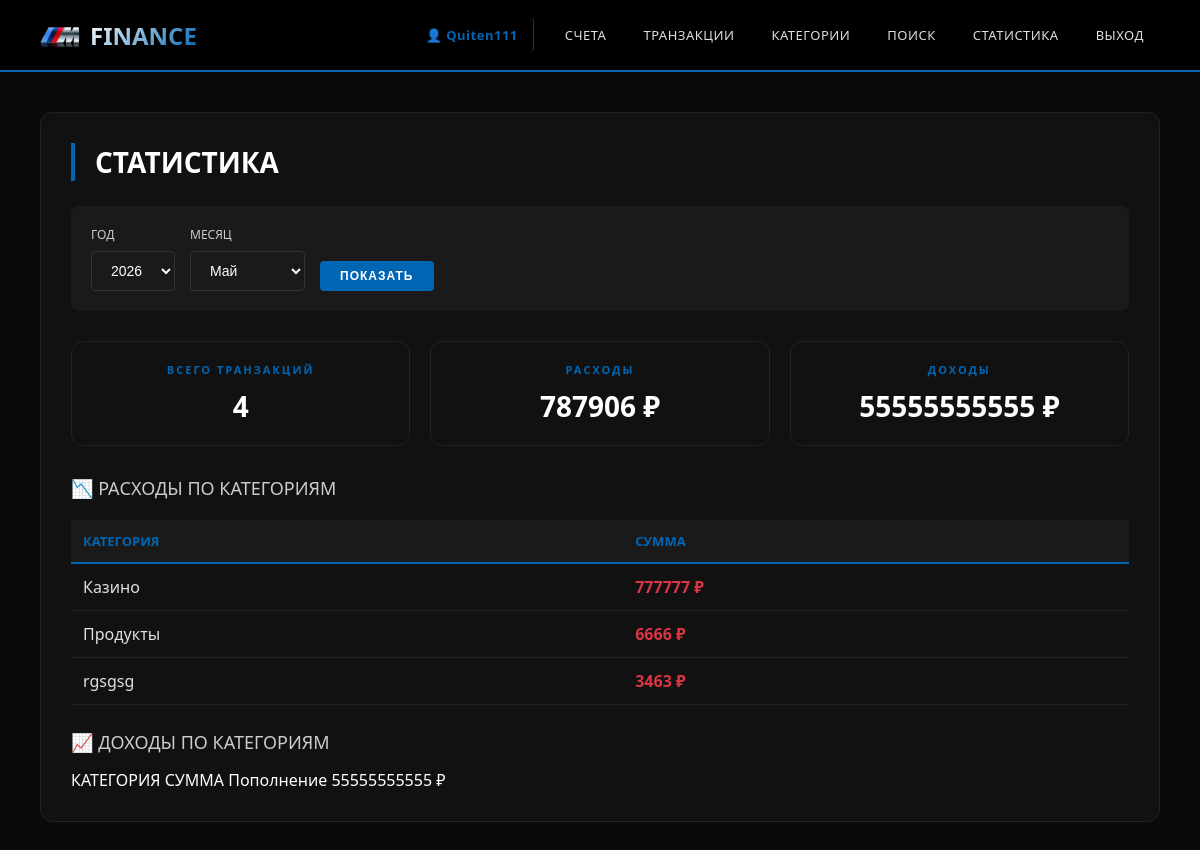
/web/statistics (signed in), run on the app's committed database.
### tables this page shows
CREATE TABLE Users (
    id INTEGER PRIMARY KEY AUTOINCREMENT,
    name VARCHAR(64) NOT NULL,
    email VARCHAR(64) NOT NULL,
    password_hash VARCHAR(255) NOT NULL,
    currency VARCHAR(3) NOT NULL DEFAULT 'RUB',
    created_at DATETIME DEFAULT CURRENT_TIMESTAMP
);

CREATE TABLE Categories (
    id INTEGER PRIMARY KEY AUTOINCREMENT,
    user_id INT REFERENCES Users(id) NOT NULL,
    name VARCHAR(64) NOT NULL
, type VARCHAR(10) DEFAULT 'expense');

### src/api_db.py (the view)
@app.get("/web/statistics")
async def web_statistics(
    request: Request,
    year: int = None,
    month: int = None
):
    current_user = get_current_user_web(request)
    if not current_user:
        return RedirectResponse(url="/web/login", status_code=303)
    from datetime import datetime
    now = datetime.now()
    if year is None:
        year = now.year
    if month is None:
        month = now.month
    date_filter = f"AND strftime('%Y', t.transaction_date) = '{year}' AND strftime('%m', t.transaction_date) = '{month:02d}'"
    expenses_by_category = execute_query(f"""
        SELECT
            c.name as category_name,
            SUM(t.amount) as total
        FROM "Transaction" t
        JOIN Categories c ON t.category_id = c.id
        WHERE t.user_id = ? AND c.type = 'expense' {date_filter}
        GROUP BY c.name
        ORDER BY total DESC
    """, (current_user['id'],))
    income_by_category = execute_query(f"""
        SELECT
            c.name as category_name,
            SUM(t.amount) as total
        FROM "Transaction" t
        JOIN Categories c ON t.category_id = c.id
        WHERE t.user_id = ? AND c.type = 'income' {date_filter}
        GROUP BY c.name
        ORDER BY total DESC
    """, (current_user['id'],))
    total_stats = execute_query(f"""
        SELECT
            COUNT(*) as total_transactions,
            SUM(CASE WHEN c.type = 'expense' THEN t.amount ELSE 0 END) as total_expenses,
            SUM(CASE WHEN c.type = 'income' THEN t.amount ELSE 0 END) as total_income
        FROM "Transaction" t
        JOIN Categories c ON t.category_id = c.id
        WHERE t.user_id = ? {date_filter}
    """, (current_user['id'],))
    accounts = execute_query("SELECT name, balance FROM Account WHERE user_id = ?", (current_user['id'],))
    available_years = execute_query("""
        SELECT DISTINCT strftime('%Y', transaction_date) as year
        FROM "Transaction"
        WHERE user_id = ?
        ORDER BY year DESC
    """, (current_user['id'],))
    return templates.TemplateResponse("statistics.html", {
        "request": request,
        "expenses_by_category": expenses_by_category,
        "income_by_category": income_by_category,
        "total_stats": total_stats[0] if total_stats else {"total_transactions": 0, "total_expenses": 0, "total_income": 0},
        "accounts": accounts,
        "current_user": current_user,
        "selected_year": year,
        "selected_month": month,
        "available_years": available_years
    })

### templates/statistics.html (shortened to what this page needs)
{% extends "base.html" %}
{% block content %}
<div class="card">
    <h1>СТАТИСТИКА</h1>
    <form method="get" style="margin-bottom: 30px; padding: 20px; background: #1a1a1a; border-radius: 8px;">
        <div style="display: flex; gap: 15px; align-items: flex-end; flex-wrap: wrap;">
            <div class="form-group" style="margin-bottom: 0;">
                <label>ГОД</label>
                <select name="year">
                    {% for y in available_years %}
                    <option value="{{ y.year }}" {% if selected_year == y.year|int %}selected{% endif %}>
                        {{ y.year }}
                    </option>
                    {% endfor %}
                </select>
            </div>
            <div class="form-group" style="margin-bottom: 0;">
                <label>МЕСЯЦ</label>
                <select name="month">
                    <option value="5" {% if selected_month == 5 %}selected{% endif %}>Май</option>
                </select>
            </div>
            <div>
                <button type="submit" class="btn btn-primary">ПОКАЗАТЬ</button>
            </div>
        </div>
    </form>
    <div class="stats-grid">
        <div class="stat-card">
            <h3>ВСЕГО ТРАНЗАКЦИЙ</h3>
            <p>{{ total_stats.total_transactions if total_stats else 0 }}</p>
        </div>
        <div class="stat-card">
            <h3>РАСХОДЫ</h3>
            <p class="expense">{{ total_stats.total_expenses if total_stats else 0 }} ₽</p>
        </div>
        <div class="stat-card">
            <h3>ДОХОДЫ</h3>
            <p class="income">{{ total_stats.total_income if total_stats else 0 }} ₽</p>
        </div>
    </div>
    <h2>📉 РАСХОДЫ ПО КАТЕГОРИЯМ</h2>
    <table>
        <thead>
            <tr>
                <th>КАТЕГОРИЯ</th>
                <th>СУММА</th>
            </tr>
        </thead>
        <tbody>
            {% for cat in expenses_by_category %}
            <tr>
                <td>{{ cat.category_name }}</td>
                <td class="expense">{{ cat.total }} ₽</td>
            </tr>
            {% else %}
            <tr>
                <td colspan="2">Нет данных о расходах</td>
            </tr>
            {% endfor %}
        </tbody>
    </table>
    <h2>📈 ДОХОДЫ ПО КАТЕГОРИЯМ</h2>
    <tr>
        <thead>
            <tr>
                <th>КАТЕГОРИЯ</th>
                <th>СУММА</th>
            </tr>
        </thead>
        <tbody>
            {% for cat in income_by_category %}
            <tr>
                <td>{{ cat.category_name }}</td>
                <td class="income">{{ cat.total }} ₽</td>
            </tr>
            {% else %}
            <tr>
                <td colspan="2">Нет данных о доходах</td>
            </tr>
            {% endfor %}
        </tbody>
</div>
{% endblock %}

### templates/base.html (shortened to what this page needs)
<!DOCTYPE html>
<html lang="ru">
<head>
</head>
<body>
    <div class="navbar">
        <div class="nav-container">
            <a href="/web/accounts" class="logo">
                <img src="/static/favicon.ico" alt="logo" class="logo-icon" style="width: 40px; height: 40px; border-radius: 0;">
                <span class="logo-text">FINANCE</span>
            </a>
            <div class="nav-links">
                {% if current_user %}
                <a href="/web/profile" class="user-name">👤 {{ current_user.name }}</a>
                <a href="/web/accounts">СЧЕТА</a>
                <a href="/web/transactions">ТРАНЗАКЦИИ</a>
                <a href="/web/categories">КАТЕГОРИИ</a>
                <a href="/web/transactions/search">ПОИСК</a>
                <a href="/web/statistics">СТАТИСТИКА</a>
                <a href="/web/logout" class="logout">ВЫХОД</a>
                {% else %}
                <a href="/web/login">ВХОД</a>
                <a href="/web/register">РЕГИСТРАЦИЯ</a>
                {% endif %}
            </div>
        </div>
    </div>
    <div class="container">
        {% block content %}{% endblock %}
    </div>
</body>
</html>

### templates/base.html (style rules this page uses)
* { margin: 0; padding: 0; box-sizing: border-box; }
body { font-family: 'Segoe UI', 'Helvetica Neue', Arial, sans-serif; background: #0a0a0a; color: #ffffff; }
.navbar { background: #000000; border-bottom: 2px solid #0066b3; position: sticky; top: 0; z-index: 1000; }
.nav-container { max-width: 1400px; margin: 0 auto; padding: 0 40px; display: flex; justify-content: space-between; align-items: center; height: 70px; }
.logo { font-size: 24px; font-weight: 700; text-decoration: none; display: flex; align-items: center; gap: 10px; }
.logo-icon { width: 40px; height: 40px; background: #0066b3; border-radius: 50%; display: flex; align-items: center; justify-content: center; font-weight: bold; font-size: 14px; color: white; }
.logo-text { background: linear-gradient(135deg, #ffffff 0%, #0066b3 100%); -webkit-background-clip: text; background-clip: text; color: transparent; font-weight: 700; }
.nav-links { display: flex; gap: 5px; align-items: center; flex-wrap: wrap; }
.nav-links a { text-decoration: none; color: #e0e0e0; padding: 8px 16px; border-radius: 4px; transition: all 0.3s; font-weight: 500; font-size: 13px; letter-spacing: 0.5px; }
.nav-links .user-name { color: #0066b3; font-weight: 600; margin-right: 10px; border-right: 1px solid #333; padding-right: 15px; transition: all 0.3s; text-decoration: none; }
.nav-links .logout { color: #e0e0e0; }
.container { max-width: 1400px; margin: 40px auto; padding: 0 40px; }
.card { background: #111111; border-radius: 12px; padding: 30px; margin-bottom: 30px; border: 1px solid #222; }
.card h1 { font-size: 28px; font-weight: 600; margin-bottom: 25px; border-left: 4px solid #0066b3; padding-left: 20px; }
.card h2 { font-size: 18px; font-weight: 500; margin: 25px 0 15px; color: #ccc; }
table { width: 100%; border-collapse: collapse; margin-top: 20px; }
th { background: #1a1a1a; padding: 12px; text-align: left; font-weight: 600; color: #0066b3; border-bottom: 2px solid #0066b3; font-size: 13px; }
td { padding: 12px; border-bottom: 1px solid #222; color: #e0e0e0; }
.btn { display: inline-block; padding: 8px 20px; border-radius: 4px; text-decoration: none; font-weight: 600; transition: all 0.3s; border: none; cursor: pointer; font-size: 12px; letter-spacing: 1px; text-transform: uppercase; }
.btn-primary { background: #0066b3; color: white; }
.form-group { margin-bottom: 20px; }
.form-group label { display: block; margin-bottom: 8px; font-weight: 500; color: #ccc; font-size: 12px; text-transform: uppercase; }
.form-group input, .form-group select { width: 100%; padding: 10px 15px; background: #1a1a1a; border: 1px solid #333; border-radius: 4px; font-size: 14px; color: white; }
.stats-grid { display: grid; grid-template-columns: repeat(auto-fit, minmax(250px, 1fr)); gap: 20px; margin-bottom: 30px; }
.stat-card { background: #111111; padding: 20px; border-radius: 12px; text-align: center; border: 1px solid #222; }
.stat-card h3 { font-size: 11px; color: #0066b3; text-transform: uppercase; letter-spacing: 2px; margin-bottom: 10px; }
.stat-card p { font-size: 28px; font-weight: 700; color: white; }
.expense { color: #dc3545; font-weight: 600; }
.income { color: #0066b3; font-weight: 600; }

### data on the page
Users: name "Quiten111"
Categories: category_name "Пополнение", total "55555555555"

### other printed values
{{ total_stats.total_transactions if total_stats else 0 }} "4"
{{ total_stats.total_expenses if total_stats else 0 }} "787906"
{{ total_stats.total_income if total_stats else 0 }} "55555555555"
{{ cat.category_name }} "Казино" "Продукты" "rgsgsg"
{{ cat.total }} "777777" "6666" "3463"
form field year "2026"
